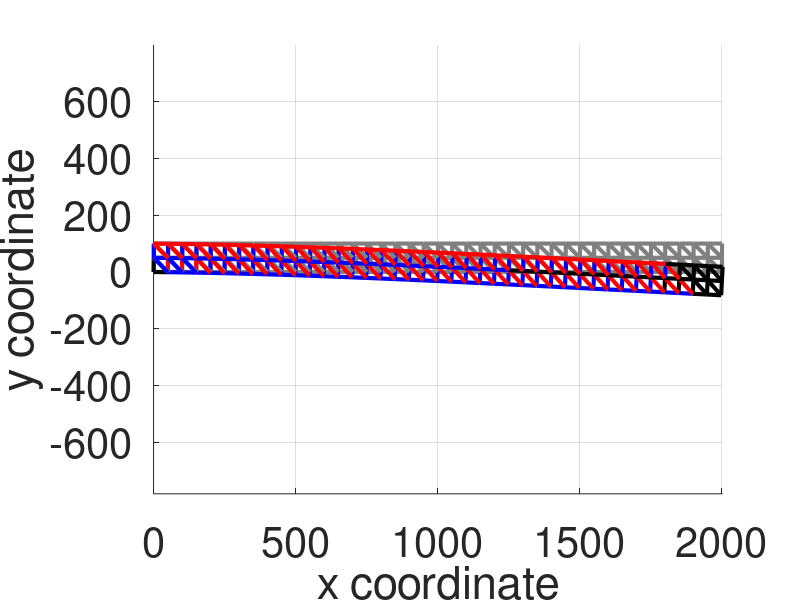

MATLAB code to generate this figure:
% Iñigo Basterretxea Jacob 01246662

% Script that implements the Finite Element Method for a rectangular domain
% with truss elements
clear all;
close all;
clc;

%%%%%%%%%%%%%%%%%%%%%%%%%%%%%%%%%%%%%%%%%%%%%%%%%%%%%%%%%%%%%%%%
%%%%%%%%%%%%%%%%%%%%% PRE-PROCESSOR MODULE %%%%%%%%%%%%%%%%%%%%%
%%%%%%%%%%%%%%%%%%%%%%%%%%%%%%%%%%%%%%%%%%%%%%%%%%%%%%%%%%%%%%%%
% Parameters
E = 2e5; % N/mm2 - modulus of elasticity of each bar element
A = 100*pi; % mm2 - cross-sectional area of each bar element
nu = 0.3; % Poisson ratio
t = 10; % Element thickness in mm
weight = -80e3; % N/m3 - Unit weight of steel
loadw = -1e4; % N/m - Imposed UDL

% Dimensions of domain and elements in each direction
nx = 40; % no. of divisions along x-direction
ny = 2; % no. of divisions along y-direction
Lx = 2000; % Height of domain in mm
Ly = 100; % Width of domain in mm

%%%%%%%%%%%%%%%%%%%%%%%%%%%%%%%%%%%%%%%%%%%%%%%%%%%%%%%%%%%%
%%%%%%%%%%%%%%%%%%%%% ASSEMBLER MODULE %%%%%%%%%%%%%%%%%%%%%
%%%%%%%%%%%%%%%%%%%%%%%%%%%%%%%%%%%%%%%%%%%%%%%%%%%%%%%%%%%%

elements = nx*3*ny + nx + ny;
dx = Lx/nx; % Distance between nodes in x
dy = Ly/ny; % Distance between nodes in y
Nx = nx+1; % Nodes in x direction
Ny = ny+1; % Nodes in y direction
nodes = Nx*Ny; % Total number of nodes

% Note that node numbers are identified by their row number
% Specifying nodal x-y coordinates. 1st column is x & 2nd is y
for i=1:Nx
    for j=1:Ny
        NODES.coords((i-1)*Ny+j,:) = [(i-1)*dx,dy*(j-1)];
    end
end

% Specifying  DOFs in pairs per node. Odd numbers are horizontal DOFs &
% even numbers are vertical DOFs
NODES.dofs = zeros(nodes,2);
for i=1:nodes  
    NODES.dofs(i,:) = [2*i-1, 2*i];
end
     
% Specifying element nodal connectivity in rows of 2 nodes per element
% (order of the elements does not matter)
ELEMENTS = zeros(elements,2);
for i = 0:ny-1
    % Horizontal member
    for k = 1:nx
        ELEMENTS((3*nx+1)*i+k,:) = [i+1, i+ny+2] + [(k-1)*(ny+1), (k-1)*(ny+1)]; 
    end
    % Vertical member
    for j = 1:nx+1
        ELEMENTS((3*nx+1)*i+nx+j,:) = [i+1, i+2] + [(j-1)*(ny+1), (j-1)*(ny+1)]; 
    end
    % High-low diagonal
    for l = 1:nx
        ELEMENTS((3*nx+1)*i+2*nx+1+l,:) = [i+2, i+ny+2] + [(l-1)*(ny+1), (l-1)*(ny+1)]; 
    end
end
% Top horizontal members
for k = 1:nx
        ELEMENTS((3*nx+1)*ny+k,:) = [ny+1, ny+ny+2] + [(k-1)*(ny+1), (k-1)*(ny+1)];
end

% Degrees of freedom & other parameters
% unknown nodal x-y dofs
dofs_free = [1:(floor(ny/2)+1)*2-2,(floor(ny/2)+1)*2+1:2*Ny-2,2*Ny:2*nodes]; 
% known nodal x-y dofs due to BC
dofs_restrained = [(floor(ny/2)+1)*2-1,(floor(ny/2)+1)*2,2*Ny-1];

count = 1; % Initialise q-vector counter
q = loadw.*ones(nx,1); % Vector of upper boundary UDLs
F = zeros(2*nodes,1); % Initialise nodal forces vector

K = zeros(2*nodes); % Initialise global stiffness matrix

% Constructing the global stiffness matrix and the nodal forces vector
for EL = 1:elements % loop through all elements & build stiffness matrix
    
    % identify element node numbers
    n1 = ELEMENTS(EL,1); n2 = ELEMENTS(EL,2);
    
    % identify node coordinates
    x1 = NODES.coords(n1,1); y1 = NODES.coords(n1,2);
    x2 = NODES.coords(n2,1); y2 = NODES.coords(n2,2);
    
    % identify element DOFs
    dof11 = NODES.dofs(n1,1); dof12 = NODES.dofs(n1,2);
    dof21 = NODES.dofs(n2,1); dof22 = NODES.dofs(n2,2);
    
    %%%%%%%%%%%%%%%%%%
    %%% ASSEMBLE F %%%
    %%%%%%%%%%%%%%%%%%
    % Element length
    Le = sqrt( (x2 - x1)^2 + (y2 - y1)^2 );
    
    % Length projected in x
    x21 = x2 - x1;
    
    % Weight contribution at all elements
    F(dof12) = F(dof12) + A*weight*Le*1e-9/3;
    F(dof22) = F(dof22) + A*weight*Le*1e-9/3;
    
    % UDL contribution at top boundary elements
    if y1 == Ly  && y2 == Ly
        F(dof12) = F(dof12) + q(count)*abs(x21)*1e-3/2;
        F(dof22) = F(dof22) + q(count)*abs(x21)*1e-3/2;
        count = count + 1;
    end
    
    %%%%%%%%%%%%%%%%%%
    %%% ASSEMBLE K %%%
    %%%%%%%%%%%%%%%%%%
    
    alpha = atan2(y2-y1,x2-x1); % angle of inclination relative to the POSITIVE direction of the x axis
    c = cos(alpha); c2 = c*c; s = sin(alpha); s2 = s*s; cs = c*s; % angle parameters
    ke = E*A/Le; % element axial stiffness
    
    % Updating global stiffness matrix [K] coefficients 
    % Note that for each element you still have to 'think locally'
    % Row 1 - element dof11
    K(dof11,dof11) = K(dof11,dof11) + ke*c2; % Col 1 - element dof11
    K(dof11,dof12) = K(dof11,dof12) + ke*cs; % Col 2 - element dof12
    K(dof11,dof21) = K(dof11,dof21) - ke*c2; % Col 3 - element dof21
    K(dof11,dof22) = K(dof11,dof22) - ke*cs; % Col 4 - element dof22
    
    % Row 2 - element dof12
    K(dof12,dof11) = K(dof12,dof11) + ke*cs; % Col 1 - element dof11
    K(dof12,dof12) = K(dof12,dof12) + ke*s2; % Col 2 - element dof12
    K(dof12,dof21) = K(dof12,dof21) - ke*cs; % Col 3 - element dof21
    K(dof12,dof22) = K(dof12,dof22) - ke*s2; % Col 4 - element dof22
    
    % Row 3 - element dof21
    K(dof21,dof11) = K(dof21,dof11) - ke*c2; % Col 1 - element dof11
    K(dof21,dof12) = K(dof21,dof12) - ke*cs; % Col 2 - element dof12
    K(dof21,dof21) = K(dof21,dof21) + ke*c2; % Col 3 - element dof21
    K(dof21,dof22) = K(dof21,dof22) + ke*cs; % Col 4 - element dof22
    
    % Row 4 - element dof22
    K(dof22,dof11) = K(dof22,dof11) - ke*cs; % Col 1 - element dof11
    K(dof22,dof12) = K(dof22,dof12) - ke*s2; % Col 2 - element dof12
    K(dof22,dof21) = K(dof22,dof21) + ke*cs; % Col 3 - element dof21
    K(dof22,dof22) = K(dof22,dof22) + ke*s2; % Col 4 - element dof22
    
end

%%%%%%%%%%%%%%%%%%%%%%%%%%%%%%%%%%%%%%%%%%%%%%%%%%%%%%%%%
%%%%%%%%%%%%%%%%%%%%% SOLVER MODULE %%%%%%%%%%%%%%%%%%%%%
%%%%%%%%%%%%%%%%%%%%%%%%%%%%%%%%%%%%%%%%%%%%%%%%%%%%%%%%%
% Specification of submatrices directly
KRR = K(dofs_restrained,dofs_restrained);
KRF = K(dofs_restrained,dofs_free);
KFR = K(dofs_free,dofs_restrained);
KFF = K(dofs_free,dofs_free);
fF = F(dofs_free);
% Cannot yet form fR as the reactions are unknown

% Solution for the unknown nodal dofs
uR = zeros(length(dofs_restrained),1); % BC - zero displacement on restricted nodes
uF = KFF\(fF - KFR*uR); % 1st matrix equation
U = zeros(2*nodes,1);
U(dofs_restrained) = uR;
U(dofs_free) = uF; % full nodal dof vector

% Solution for the unknown reactions
fR = KRF*uF + KRR*uR; % 2nd matrix equation
F(dofs_restrained) = fR; % full nodal force vector

%%%%%%%%%%%%%%%%%%%%%%%%%%%%%%%%%%%%%%%%%%%%%%%%%%%%%%%%%%%%%%%%%
%%%%%%%%%%%%%%%%%%%%% POST-PROCESSOR MODULE %%%%%%%%%%%%%%%%%%%%%
%%%%%%%%%%%%%%%%%%%%%%%%%%%%%%%%%%%%%%%%%%%%%%%%%%%%%%%%%%%%%%%%%
% Updating nodal coordinates after deformation
% Creating two vectors - one with real size deformed coordinates and one
% with amplified deformed coordinate (for plotting purposes)
NODES.new_coords = zeros(size(NODES.coords)); 
NODES.amp_coords = zeros(size(NODES.coords)); 
amp = 1; % amplification factor for plotting purposes only 
for I = 1:size(NODES.coords,1)
    for J = 1:size(NODES.coords,2)    
        NODES.amp_coords(I,J) = NODES.coords(I,J) + U(NODES.dofs(I,J))*amp;
        NODES.new_coords(I,J) = NODES.coords(I,J) + U(NODES.dofs(I,J));
    end
end

% Plotting
figure('units','normalized','outerposition',[0 0 1 1]); hold all; grid on; tol = 1e-3;
xmin = min(NODES.amp_coords(:,1)); xmax = max(NODES.amp_coords(:,1)); difx = xmax - xmin;
ymin = min(NODES.amp_coords(:,2)); ymax = max(NODES.amp_coords(:,2)); dify = ymax - ymin; fac = 0.25;
axis equal;
% axis([xmin-difx*fac  xmax+difx*fac  ymin-dify*fac  ymax+dify*fac]);
% Note that if the 'squished' structural shape bothers you, replace the
% above line with 'axis equal'

for EL = 1:elements
    n1 = ELEMENTS(EL,1); n2 = ELEMENTS(EL,2); % identify element node numbers
    
    % Plotting original structure
    x1 = NODES.coords(n1,1); y1 = NODES.coords(n1,2); % element node 1 - x,y original coordinates
    x2 = NODES.coords(n2,1); y2 = NODES.coords(n2,2); % element node 2 - x,y original coordinates
    Le = sqrt( (x2 - x1)^2 + (y2 - y1)^2 ); % element length
    ke = E*A/Le; % element axial stiffness
    alpha = atan2(y2-y1,x2-x1); % angle of inclination relative to the POSITIVE x axis direction
    plot([x1,x2],[y1,y2],'Color',[0.5 0.5 0.5],'Linewidth',3); 
    
    % Check on changes in member lengths and plotting amplified deformed structure
    x1_amp = NODES.amp_coords(n1,1); y1_amp = NODES.amp_coords(n1,2); % element node 1 - x,y amplified deformed coordinates
    x2_amp = NODES.amp_coords(n2,1); y2_amp = NODES.amp_coords(n2,2); % element node 2 - x,y amplified deformed coordinates     
    x1_new = NODES.new_coords(n1,1); y1_new = NODES.new_coords(n1,2); % element node 1 - x,y actual deformed coordinates
    x2_new = NODES.new_coords(n2,1); y2_new = NODES.new_coords(n2,2); % element node 2 - x,y actual deformed coordinates    
    u1 = x1_new - x1; v1 = y1_new - y1; u2 = x2_new - x2; v2 = y2_new - y2; % reconstruction of element global dofs
    up1 = cos(alpha)*u1 + sin(alpha)*v1; up2 = cos(alpha)*u2 + sin(alpha)*v2; dup = up2 - up1; % reconstruction of element local dofs     
    % note that this now gives you access to the element forces       
    if dup < -tol % element length has decreased - member in compression
        col = 'b'; % blue colour
    elseif dup > tol % element length as increased - member in tension
        col = 'r'; % red colour
    else % no change in element length
        col = 'k'; % black colour
    end
    plot([x1_amp,x2_amp],[y1_amp,y2_amp],col,'Linewidth',3);
    
end
xlabel('x coordinate');
ylabel('y coordinate');
set(gca,'FontSize',30);